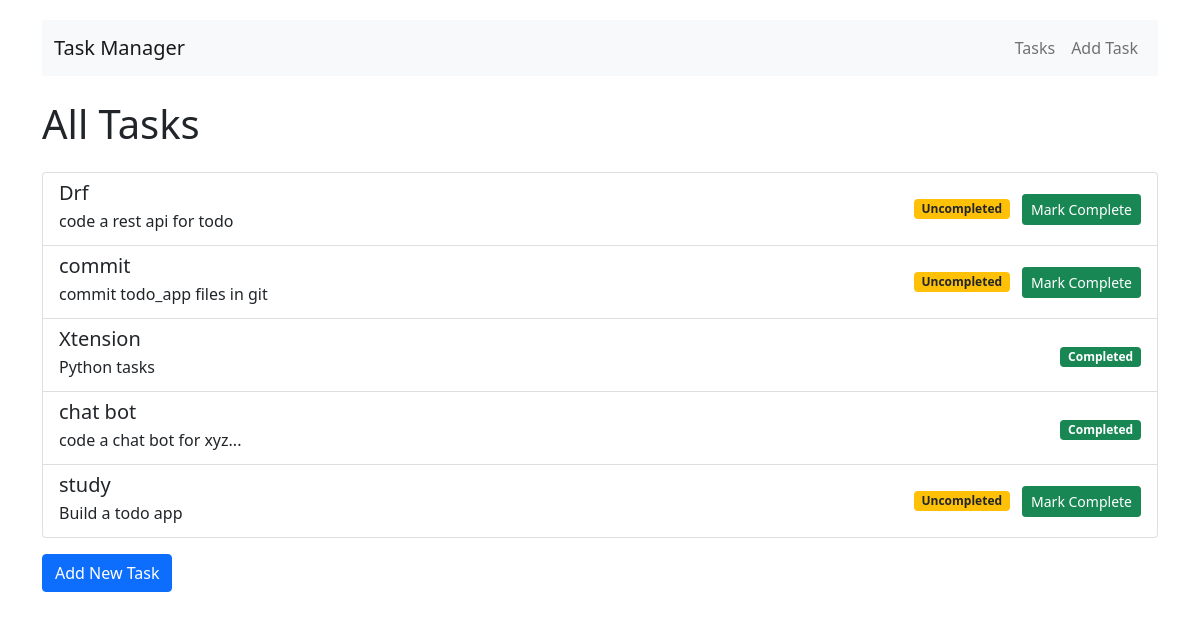
The page / on the database its author committed.
### tasks/models.py (models this page shows, shortened)
class Task(models.Model):
    name = models.CharField(max_length=100)
    description = models.TextField()
    completed = models.BooleanField(default=False)
    created_at = models.DateTimeField(default=timezone.now)

### tasks/views.py (the view)
# urls.py: path('', views.task_list, name='task_list'),
def task_list(request):
    tasks = Task.objects.all().order_by('-created_at')
    task_count = tasks.count()
    debug_info = f"Number of tasks: {task_count}"
    return render(request, 'tasks/task_list.html', {'tasks': tasks, 'debug_info': debug_info})

### tasks/templates/tasks/task_list.html (shortened to what this page needs)
{% extends 'tasks/base.html' %}
{% block content %}
    <h1 class="mb-4">All Tasks</h1>
    {% if tasks %}
        <ul class="list-group">
            {% for task in tasks %}
                <li class="list-group-item d-flex justify-content-between align-items-center">
                    <div>
                        <h5 class="mb-1">{{ task.name }}</h5>
                        <p class="mb-1">{{ task.description }}</p>
                    </div>
                    <div>
                        {% if task.completed %}
                            <span class="badge bg-success">Completed</span>
                        {% else %}
                            <span class="badge bg-warning text-dark">Uncompleted</span>
                            <a href="{% url 'complete_task' task.id %}" class="btn btn-success btn-sm ms-2">Mark Complete</a>
                        {% endif %}
                    </div>
                </li>
            {% endfor %}
        </ul>
    {% else %}
        <p>No tasks found.</p>
    {% endif %}
    <a href="{% url 'add_task' %}" class="btn btn-primary mt-3">Add New Task</a>
{% endblock %}

### tasks/templates/tasks/base.html (shortened to what this page needs)
<!DOCTYPE html>
<html lang="en">
  <head>
    <link
      href="https://cdn.jsdelivr.net/npm/bootstrap@5.1.3/dist/css/bootstrap.min.css"
      rel="stylesheet" />
  </head>
  <body>
    <div class="container">
      <nav class="navbar navbar-expand-lg navbar-light bg-light mb-4">
        <div class="container-fluid">
          <a class="navbar-brand" href="{% url 'task_list' %}">Task Manager</a>
          <div class="navbar-nav">
            <a class="nav-link" href="{% url 'task_list' %}">Tasks</a>
            <a class="nav-link" href="{% url 'add_task' %}">Add Task</a>
          </div>
        </div>
      </nav>
       {% block content %} {% endblock %}
    </div>
  </body>
</html>

### tasks/templates/tasks/base.html (style rules this page uses)
body { padding-top: 20px; }

### rows shown on the page
Task: name "Drf", description "code a rest api for todo", completed "Uncompleted"
Task: name "commit", description "commit todo_app files in git", completed "Uncompleted"
Task: name "Xtension", description "Python tasks", completed "Completed"
Task: name "chat bot", description "code a chat bot for xyz...", completed "Completed"
Task: name "study", description "Build a todo app", completed "Uncompleted"
